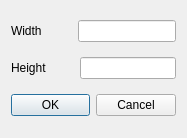
<?xml version="1.0" encoding="UTF-8"?>
<ui version="4.0">
 <class>ResizeDialog</class>
 <widget class="QDialog" name="ResizeDialog">
  <property name="geometry">
   <rect>
    <x>0</x>
    <y>0</y>
    <width>187</width>
    <height>138</height>
   </rect>
  </property>
  <property name="minimumSize">
   <size>
    <width>187</width>
    <height>138</height>
   </size>
  </property>
  <property name="maximumSize">
   <size>
    <width>187</width>
    <height>138</height>
   </size>
  </property>
  <property name="windowTitle">
   <string>Dialog</string>
  </property>
  <layout class="QVBoxLayout" name="verticalLayout">
   <item>
    <layout class="QHBoxLayout" name="horizontalLayout">
     <item>
      <widget class="QLabel" name="widthLabel">
       <property name="text">
        <string>Width</string>
       </property>
      </widget>
     </item>
     <item>
      <spacer name="horizontalSpacer">
       <property name="orientation">
        <enum>Qt::Horizontal</enum>
       </property>
       <property name="sizeHint" stdset="0">
        <size>
         <width>40</width>
         <height>20</height>
        </size>
       </property>
      </spacer>
     </item>
     <item>
      <widget class="QLineEdit" name="width"/>
     </item>
    </layout>
   </item>
   <item>
    <layout class="QHBoxLayout" name="horizontalLayout_2">
     <item>
      <widget class="QLabel" name="heightLabel">
       <property name="text">
        <string>Height</string>
       </property>
      </widget>
     </item>
     <item>
      <spacer name="horizontalSpacer_2">
       <property name="orientation">
        <enum>Qt::Horizontal</enum>
       </property>
       <property name="sizeHint" stdset="0">
        <size>
         <width>40</width>
         <height>20</height>
        </size>
       </property>
      </spacer>
     </item>
     <item>
      <widget class="QLineEdit" name="height"/>
     </item>
    </layout>
   </item>
   <item>
    <widget class="QDialogButtonBox" name="buttonBox">
     <property name="orientation">
      <enum>Qt::Horizontal</enum>
     </property>
     <property name="standardButtons">
      <set>QDialogButtonBox::Cancel|QDialogButtonBox::Ok</set>
     </property>
    </widget>
   </item>
  </layout>
 </widget>
 <resources/>
 <connections>
  <connection>
   <sender>buttonBox</sender>
   <signal>accepted()</signal>
   <receiver>ResizeDialog</receiver>
   <slot>accept()</slot>
   <hints>
    <hint type="sourcelabel">
     <x>248</x>
     <y>254</y>
    </hint>
    <hint type="destinationlabel">
     <x>157</x>
     <y>274</y>
    </hint>
   </hints>
  </connection>
  <connection>
   <sender>buttonBox</sender>
   <signal>rejected()</signal>
   <receiver>ResizeDialog</receiver>
   <slot>reject()</slot>
   <hints>
    <hint type="sourcelabel">
     <x>316</x>
     <y>260</y>
    </hint>
    <hint type="destinationlabel">
     <x>286</x>
     <y>274</y>
    </hint>
   </hints>
  </connection>
 </connections>
</ui>
